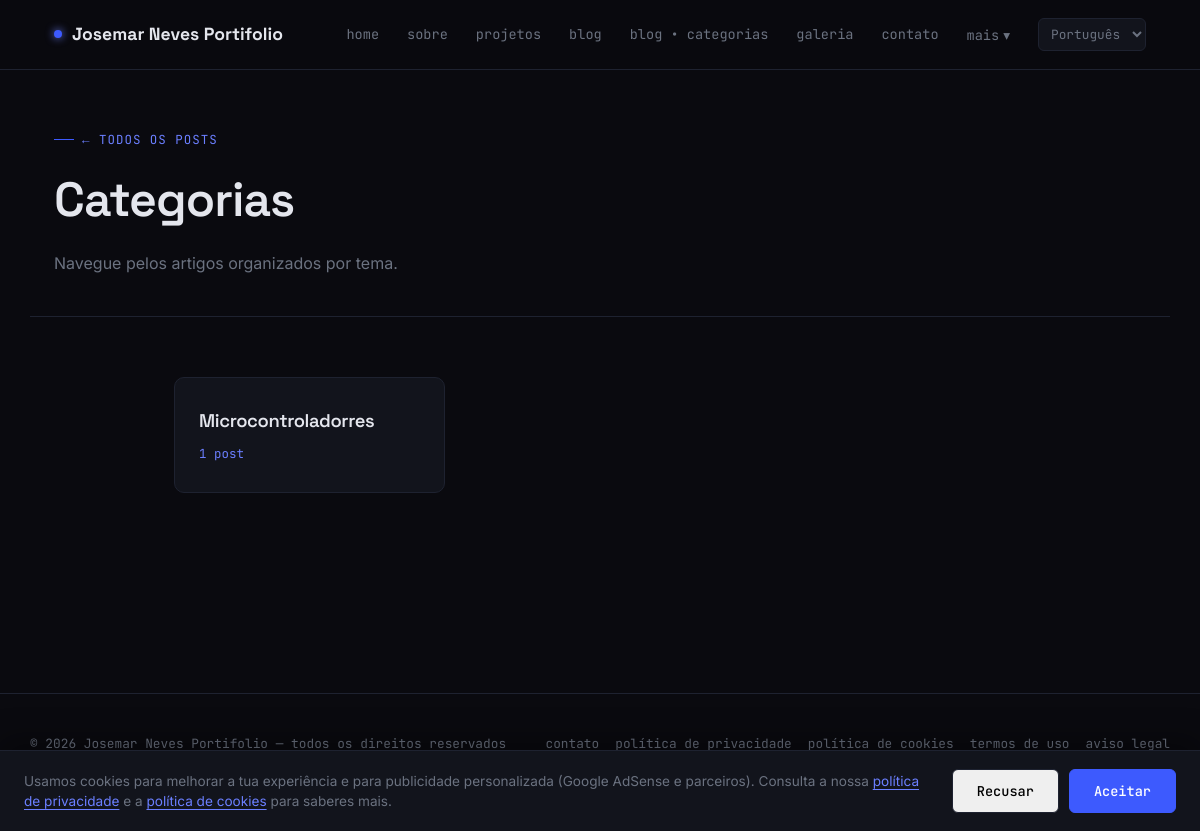
Screenshot of /blog/categorias/ with the database file from the repository.
### portifolio/models.py (models this page shows, shortened)
class SiteConfig(models.Model):
    nome_site = models.CharField(max_length=150)
    logo = models.ImageField(
        upload_to="site/logo/",
        blank=True,
        null=True,
        validators=[validar_extensao_imagem]
    )
    foto_perfil = models.ImageField(
        upload_to="site/perfil/",
        blank=True,
        null=True,
        validators=[validar_extensao_imagem]
    )
    descricao_curta = models.TextField(blank=True)
    email_contato = models.EmailField(blank=True)
    linkedin = models.URLField(blank=True)
    github = models.URLField(blank=True)
    instagram = models.URLField(blank=True)
    youtube = models.URLField(blank=True)
    twitter = models.URLField(blank=True)
    tiktok = models.URLField(blank=True)
    criado_em = models.DateTimeField(auto_now_add=True)
    atualizado_em = models.DateTimeField(auto_now=True)
    class Meta:
        verbose_name = "Configuração do Site"
        verbose_name_plural = "Configurações do Site"

class CategoriaBlog(models.Model):
    nome = models.CharField(max_length=100)
    slug = models.SlugField(unique=True, blank=True)

### portifolio/views.py (the view)
# urls.py: path("blog/categorias/", views.CategoriaListView.as_view(), name="categorias"),
class CategoriaListView(SiteConfigMixin, ListView):
    model = CategoriaBlog
    template_name = "categorias.html"
    context_object_name = "categorias"
    def get_queryset(self):
        return CategoriaBlog.objects.all().order_by("nome")

### portifolio/templatetags/portfolio_extras.py (called while the page is built)
@register.simple_tag(takes_context=True)
def hreflang_urls(context):
    request = context.get("request")
    match = getattr(request, "resolver_match", None)
    resultado = []
    if not request or not match or not match.url_name:
        return resultado
    dominio = f"{request.scheme}://{request.get_host()}"
    for lang_code, lang_name in settings.LANGUAGES:
        try:
            with override(lang_code):
                caminho = reverse(match.url_name, kwargs=match.kwargs)
        except NoReverseMatch:
            continue
        resultado.append((lang_code, lang_name, f"{dominio}{caminho}"))
    return resultado

### portifolio/views.py (called while the page is built)
    def get_context_data(self, **kwargs):
        context = super().get_context_data(**kwargs)
        context["site"] = SiteConfig.objects.first()
        return context

### templates/categorias.html (shortened to what this page needs)
{% extends "base.html" %}
{% load i18n %}
{% block content %}
<div class="page-header">
  <p class="eyebrow"><a href="{% url 'blog' %}" style="color: var(--blue-glow);">← {% trans "todos os posts" %}</a></p>
  <h1>{% trans "Categorias" %}</h1>
  <p>{% trans "Navegue pelos artigos organizados por tema." %}</p>
</div>
<div class="page-body">
  {% if categorias %}
  <div class="grid-categorias">
    {% for categoria in categorias %}
    <a href="{% url 'blog_categoria' categoria.slug %}" class="card-categoria">
      <h2>{{ categoria.nome }}</h2>
      <p class="qtd">{% blocktrans count post_count=categoria.postblog_set.count %}{{ post_count }} post{% plural %}{{ post_count }} posts{% endblocktrans %}</p>
    </a>
    {% endfor %}
  </div>
  {% else %}
  <div class="empty-state"><p>{% trans "nenhuma categoria criada ainda." %}</p></div>
  {% endif %}
</div>
{% endblock %}

### templates/base.html (shortened to what this page needs)
{% load i18n portfolio_extras %}
{% get_current_language as LANGUAGE_CODE %}
<!DOCTYPE html>
<html lang="{{ LANGUAGE_CODE }}">
<head>
{% hreflang_urls as hreflang_links %}
</head>
<body>
<div id="cookie-banner" class="cookie-banner">
  <p class="cookie-banner-text">
    {% trans "Usamos cookies para melhorar a tua experiência e para publicidade personalizada (Google AdSense e parceiros)." %}
    {% trans "Consulta a nossa" %}
    <a href="{% url 'politica_privacidade' %}">{% trans "política de privacidade" %}</a>
    {% trans "e a" %}
    <a href="{% url 'cookies' %}">{% trans "política de cookies" %}</a>
    {% trans "para saberes mais." %}
  </p>
  <div class="cookie-banner-actions">
    <button id="cookie-reject" class="btn btn-ghost">{% trans "Recusar" %}</button>
    <button id="cookie-accept" class="btn btn-primary">{% trans "Aceitar" %}</button>
  </div>
</div>
<header class="site-header">
  <nav class="nav">
    <a href="{% url 'home' %}" class="nav-brand">
      {% if site.logo %}
        <img class="nav-logo" src="{{ site.logo.url }}" alt="{{ site.nome_site }}">
      {% else %}
        <span class="dot"></span>
      {% endif %}
      {{ site.nome_site }}
    </a>
    <ul class="nav-links" id="nav-links">
      <li><a href="{% url 'home' %}">{% trans "home" %}</a></li>
      <li><a href="{% url 'sobre' %}">{% trans "sobre" %}</a></li>
      <li><a href="{% url 'projetos' %}">{% trans "projetos" %}</a></li>
      <li><a href="{% url 'blog' %}">{% trans "blog" %}</a></li>
      <li><a href="{% url 'categorias' %}">{% trans "blog" %} • {% trans "categorias" %}</a></li>
      <li><a href="{% url 'galeria' %}">{% trans "galeria" %}</a></li>
      <li><a href="{% url 'contato' %}">{% trans "contato" %}</a></li>
      <li class="nav-more" id="nav-more">
        <button class="nav-more-toggle" id="nav-more-toggle" aria-haspopup="true" aria-expanded="false">
          {% trans "mais" %} <span aria-hidden="true">▾</span>
        </button>
      </li>
      {% if hreflang_links %}
      <li class="lang-switch">
        <select aria-label="{% trans 'Idioma' %}" onchange="if (this.value) window.location.href = this.value;">
          {% for lang_code, lang_name, url in hreflang_links %}
            <option value="{{ url }}" {% if lang_code == LANGUAGE_CODE %}selected{% endif %}>{{ lang_name }}</option>
          {% endfor %}
        </select>
      </li>
      {% endif %}
    </ul>
  </nav>
</header>
<main>
  {% block content %}{% endblock %}
</main>
<footer class="site-footer">
  <div class="footer-inner">
    <p>&copy; {% now "Y" %} {{ site.nome_site }} — {% trans "todos os direitos reservados" %}</p>
    <div class="footer-links">
      <a href="{% url 'contato' %}">{% trans "contato" %}</a>
      <a href="{% url 'politica_privacidade' %}">{% trans "política de privacidade" %}</a>
      <a href="{% url 'cookies' %}">{% trans "política de cookies" %}</a>
      <a href="{% url 'termos_uso' %}">{% trans "termos de uso" %}</a>
      <a href="{% url 'aviso_legal' %}">{% trans "aviso legal" %}</a>
    </div>
    <div class="social-links">
      {% if site.tiktok %}<a href="{{ site.tiktok }}" target="_blank" rel="noopener">tiktok</a>{% endif %}
    </div>
  </div>
</footer>
</body>
</html>

### templates/base.html (style rules this page uses)
:root { --bg: #0a0a0f; --surface: #12141c; --surface-2: #191c26; --border: #1e2230; --blue-deep: #1a2a5e; --blue-elec: #3d5afe; --blue-glow: #6b7fff; --text: #e4e6ed; --text-muted: #6b7280; --font-display: 'Space Grotesk', sans-serif; --font-body: 'Inter', sans-serif; --font-mono: 'JetBrains Mono', monospace; }
* { margin: 0; padding: 0; box-sizing: border-box; }
html { scroll-behavior: smooth; }
body { background: var(--bg); color: var(--text); font-family: var(--font-body); line-height: 1.6; overflow-x: hidden; }
a { color: inherit; text-decoration: none; }
h1, h2, h3, h4 { font-family: var(--font-display); font-weight: 600; letter-spacing: -0.02em; }
.footer-links { display: flex; gap: 16px; flex-wrap: wrap; }
.footer-links a { color: var(--text-muted); font-family: var(--font-mono); font-size: 0.8rem; transition: color 0.2s ease; }
.site-header { position: sticky; top: 0; z-index: 100; background: rgba(10, 10, 15, 0.85); backdrop-filter: blur(10px); border-bottom: 1px solid var(--border); }
.nav { display: flex; align-items: center; justify-content: space-between; padding: 18px 24px; max-width: 1140px; margin: 0 auto; position: relative; }
.nav-brand { display: flex; align-items: center; gap: 10px; font-family: var(--font-display); font-weight: 700; font-size: 1.1rem; }
.nav-brand .dot { width: 8px; height: 8px; border-radius: 50%; background: var(--blue-elec); box-shadow: 0 0 8px var(--blue-glow); animation: pulse 2.4s ease-in-out infinite; }
.nav-links { display: flex; gap: 28px; list-style: none; font-family: var(--font-mono); font-size: 0.85rem; align-items: center; }
.nav-links a { color: var(--text-muted); transition: color 0.2s ease; position: relative; }
.nav-links a::after { content: ''; position: absolute; bottom: -4px; left: 0; width: 0; height: 1px; background: var(--blue-elec); transition: width 0.25s ease; }
.nav-more { position: relative; }
.nav-more-toggle { background: none; border: none; color: var(--text-muted); font-family: var(--font-mono); font-size: 0.85rem; cursor: pointer; display: flex; align-items: center; gap: 4px; padding: 0; transition: color 0.2s ease; }
.lang-switch select { background: var(--surface); color: var(--text-muted); border: 1px solid var(--border); border-radius: 6px; padding: 6px 8px; font-family: var(--font-mono); font-size: 0.8rem; cursor: pointer; }
.site-footer { border-top: 1px solid var(--border); margin-top: 100px; padding: 40px 24px; }
.footer-inner { max-width: 1140px; margin: 0 auto; display: flex; justify-content: space-between; align-items: center; flex-wrap: wrap; gap: 16px; }
.footer-inner p { color: var(--text-muted); font-family: var(--font-mono); font-size: 0.8rem; }
.social-links { display: flex; gap: 16px; }
.social-links a { color: var(--text-muted); font-family: var(--font-mono); font-size: 0.8rem; transition: color 0.2s ease; }
.btn { display: inline-flex; align-items: center; gap: 8px; padding: 12px 24px; border-radius: 6px; font-family: var(--font-mono); font-size: 0.85rem; font-weight: 500; border: 1px solid var(--border); transition: all 0.25s ease; }
.btn-primary { background: var(--blue-elec); color: #fff; border-color: var(--blue-elec); }
.btn-ghost { color: var(--text); }
.eyebrow { font-family: var(--font-mono); font-size: 0.78rem; color: var(--blue-glow); letter-spacing: 0.08em; text-transform: uppercase; display: flex; align-items: center; gap: 8px; margin-bottom: 12px; }
.eyebrow::before { content: ''; width: 20px; height: 1px; background: var(--blue-elec); }
#cookie-reject { color: #000; border-color: var(--border); }
.cookie-banner { position: fixed; left: 0; right: 0; bottom: 0; z-index: 200; display: none; align-items: center; justify-content: space-between; gap: 20px; flex-wrap: wrap; background: var(--surface); border-top: 1px solid var(--border); padding: 18px 24px; box-shadow: 0 -10px 30px rgba(0, 0, 0, 0.35); }
.cookie-banner.is-visible { display: flex; }
.cookie-banner-text { flex: 1; min-width: 240px; color: var(--text-muted); font-size: 0.85rem; line-height: 1.5; }
.cookie-banner-text a { color: var(--blue-glow); text-decoration: underline; text-underline-offset: 3px; }
.cookie-banner-actions { flex-shrink: 0; display: flex; gap: 10px; }

### rows the page displays
SiteConfig: nome_site "Josemar Neves Portifolio"
CategoriaBlog: nome "Microcontroladorres"

### other values shown
form field value "Português"
